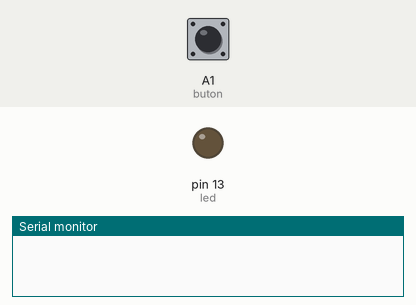
A sketch run on a simulated Arduino Uno, built with avr-gcc and run on an emulated ATmega328P. Parts: output pins drawn as LEDs (lit = HIGH), the last lines printed to the serial monitor. The test bench sets the inputs (shaded band); at power-on: A1 (buton) LOW.

Above: at 1.2 s.
1.3 s: A1 (buton) pulled HIGH for 0.15 s
At 1.37 s:
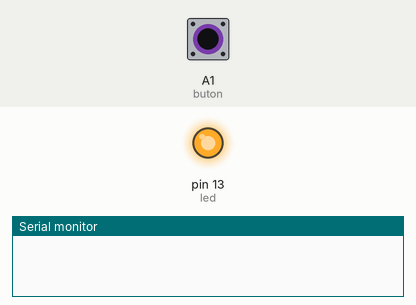
2.9 s: A1 (buton) pulled HIGH for 3.2 s
At 6.7 s:
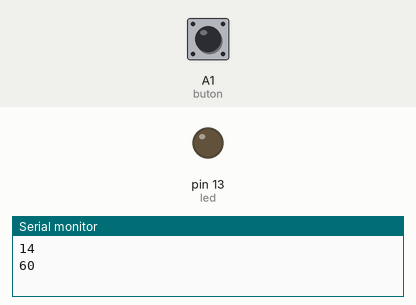
Timing chart, 0 to 8.2 s (numbered marks = the images above; inputs shaded):
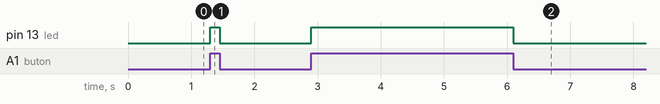

Measured:
- after the input at 1.3 s, pin 13 (led): LOW → HIGH at once, → LOW 0.15 s later
- after the input at 2.9 s, pin 13 (led): LOW → HIGH at once, → LOW 3.2 s later

The sketch:

sketch_oct23a.ino
```cpp
const int buton = A1; // se utilizeaza butonul asociat pinului A2
const int led =  13;  // pentru a aprinde ledul conectat la pinul digital 13
unsigned long timp;
void setup() {
  pinMode(led, OUTPUT);
  pinMode(buton, INPUT);
    Serial.begin(9600);
}

void loop() {
  if (digitalRead(buton)) {
    digitalWrite(led, HIGH);
    timp=millis();


  } else {
    digitalWrite(led, LOW);
  if (timp != 0){
 Serial.println(timp/100);
 timp = 0;
  }

  }


}
```
